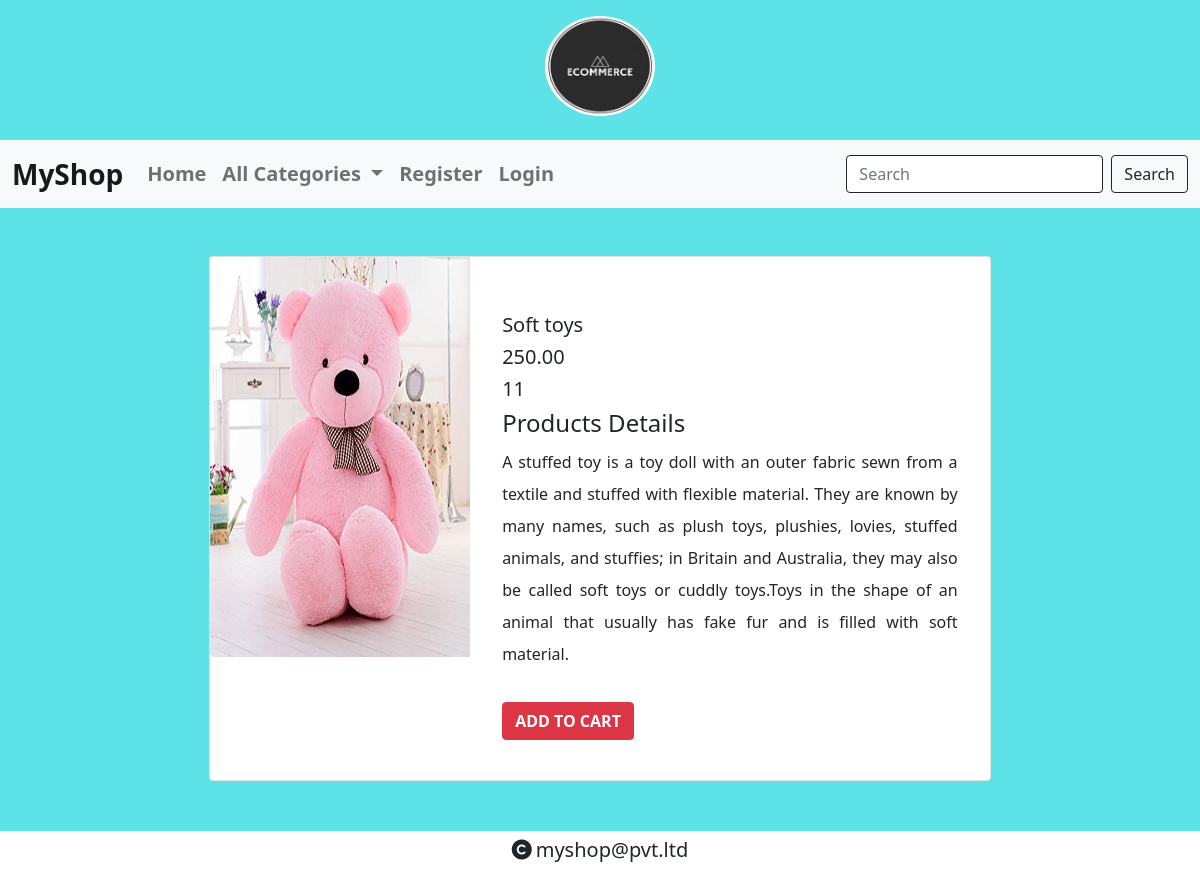
The page /details/1 on the database its author committed.
### shop/models.py (models this page shows, shortened)
class Product(models.Model):
    name=models.CharField(max_length=20)
    desc=models.TextField()
    image=models.ImageField(upload_to="products")
    price=models.DecimalField(max_digits=10,decimal_places=2)
    stock=models.IntegerField()
    available=models.BooleanField(default=True)
    created=models.DateTimeField(auto_now_add=True) #one time
    updated=models.DateTimeField(auto_now=True) #change every time we update record
    category=models.ForeignKey(Category,on_delete=models.CASCADE)

### shop/views.py (the view)
# urls.py: path('details/<int:p>', views.productdetails, name="details"),
def productdetails(request,p):
    pro=Product.objects.get(id=p)
    return render(request,'detail.html',{'product':pro})

### cart/context_processors.py (called while the page is built, shortened)
def count_items(request):
    u=request.user
    count=0
    return{'c':count}

### shop/context_processors.py (called while the page is built)
def menu_links(request):
    c=Category.objects.all()
    return {'links':c}  # we can use this data globally across all webpages inside our app

### templates/detail.html
{% extends 'base.html' %}
{% load static %}
{% block content %}
<div class="container mt-5" style="margin-bottom:100px;">
    <div class="card mb-3 mx-auto" style="max-width:70%;">
  <div class="row g-0">
    <div class="col-md-4 p=3">
      <img src="{{product.image.url}}" class="rounded-start" height="400px" width="100%" alt="...">
    </div>
    <div class="col-md-8 mt-4 p-3">
      <div class="card-body">
        <h5 class="card-title">{{product.name}}</h5>
          <h5>{{product.price}}</h5>
          <h5>{{product.stock}}</h5>
          <h4>Products Details</h4>
        <p class="card-text" style="line-height:2;text-align:justify">{{product.desc}}</p>
        {% if user.is_superuser == True %}
        {% if product.stock > 0 %}
        <h5>Product In Stock</h5>
        <a href="{% url 'shop:addstock' product.id %}" class="btn btn-danger fw-bold mt-3 mb-2 text-center">ADD STOCK</a>
        {% else %}
        <h5>Product Out Of Stock</h5>
        <a href="{% url 'shop:addstock' product.id %}" class="btn btn-danger fw-bold mt-3 mb-2 text-center">ADD STOCK</a>
        {% endif %}
        {% else %}
        {% if product.stock > 0 %}
        <a href="{% url 'cart:addtocart' product.id %}" class="btn btn-danger fw-bold mt-3 mb-2 text-center">ADD TO CART</a>
        {% else %}
        <h5>Product Out  Of Stock</h5>
        {% endif %}
        {% endif %}
      </div>
    </div>
  </div>
</div>
</div>
{% endblock %}

### static/css/style.css (style rules this page uses)
body { background-color:#5DE2E7; }

### rows shown on the page
Product: image (picture), name "Soft toys", price "250.00", stock "11", desc "A stuffed toy is a toy doll with an outer fabric sewn from a textile and stuffed with flexible material. They are known by many names, such as plush toys, plushies, lovies, stuffed animals, and stuffies; in Britain and Australia, they may also be called soft toys or cuddly toys.Toys in the shape of an animal that usually has fake fur and is filled with soft material."
